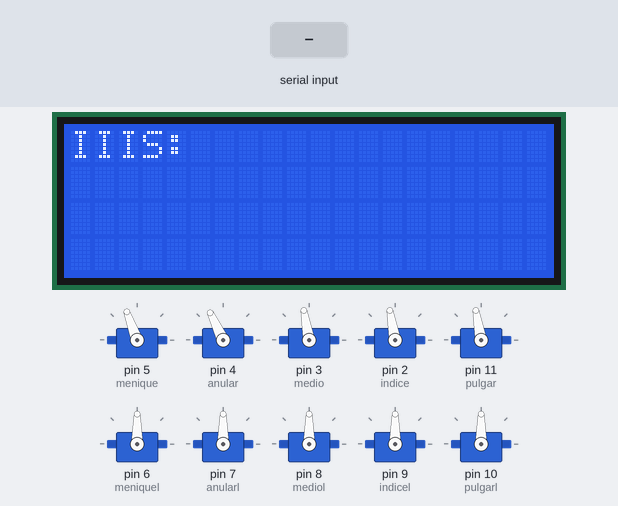
Recording of a sketch running on a simulated Arduino Uno, built with avr-gcc and run on an emulated ATmega328P. On the bench: 20×4 character LCD, 10 × servo. The test bench sets the inputs (shaded band).

Above: at 1.7 s.
1.8 s: "a\n" received over Serial
At 3.4 s:
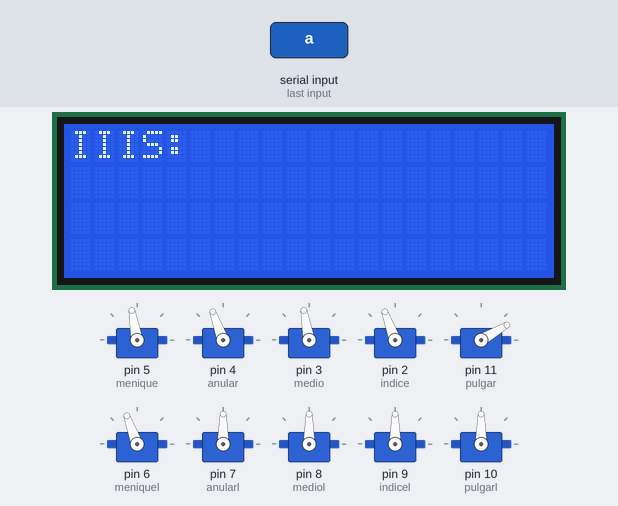
At 5.0 s:
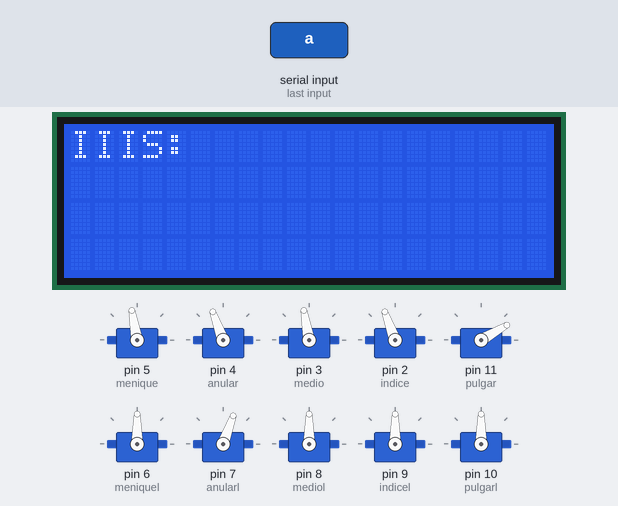
Timing chart, 0 to 21.1 s (numbered marks = the images above; inputs shaded):
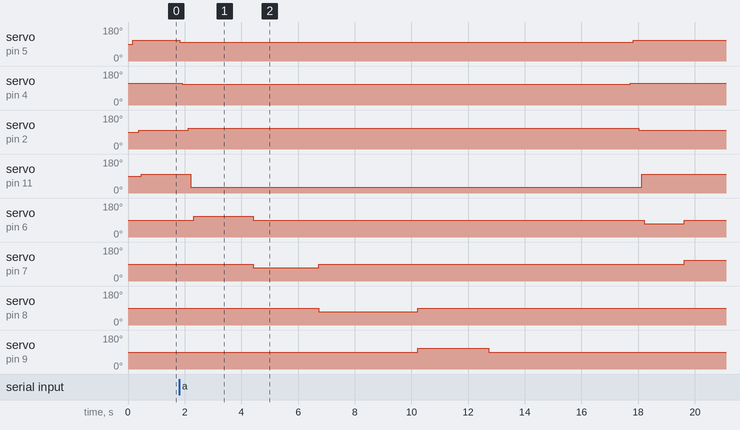

The sketch:

mano.ino
```cpp
#include <Wire.h>
#include <LiquidCrystal_I2C.h>
#include <Servo.h>


//SCL=A5   //SDA=A4
LiquidCrystal_I2C lcd(0x27, 20, 4);


//INICIALIZAR SERVOS//////////////////////////////////////////////////////////////////////////
Servo menique;//maximo = 130 - minimo= 90  -- medio = 115
Servo anular;//maximo = 120 - minimo= 90  -- medio = 110
Servo medio;//maximo = 120 - minimo= 80  -- medio = 100
Servo indice;//maximo = 120 - minimo= 80  -- medio = 100
Servo pulgar;//maximo = 130 - minimo= 50  -- medio = 100

Servo meniquel;//MAXIMO = ( Recoge: 70 delay: 2000)   MINIMO= (expande: 110  delay: 1700)
Servo anularl;//MAXIMO = ( Recoge: 70 delay: 2500)   MINIMO= (expande: 110  delay: 2400)
Servo mediol;//MAXIMO = ( Recoge: 70 delay: 2200)   MINIMO= (expande: 110  delay: 2100)
Servo indicel;//MAXIMO = ( Recoge: 70 delay: 2500)   MINIMO= (expande: 110  delay: 2400)
Servo pulgarl;//MAXIMO = ( Recoge: 70 delay: 3000)   MINIMO= (expande: 110  delay: 2000)
//INICIALIZAR SERVOS//////////////////////////////////////////////////////////////////////////


void setup()
{
  Serial.begin(9600);
  lcd.init();
  lcd.backlight();
  lcdd();
  attachServos();
}

///INICIAR LCD
void lcdd(){
  lcd.setCursor(0, 0);
  lcd.print("IIIS: ");
}


String print = "";
void loop()
{
  int cont=0;
  if (Serial.available())
  {
    char dato = Serial.read();
    if (dato != '\r' && dato != '\n') // Filtra los caracteres no deseados ('\r' y '\n')
    {
      print.concat(dato);
    }
    processCommand(dato);
    Serial.print("Dato recibido: ");
    Serial.println(dato);
  }else{
    print="";
    // lcd.clear();
    lcd.setCursor(0, 1);
    lcd.print(print);
    lcdd();
  }


  lcd.setCursor(0, 1);
  lcd.print(print);

  delay(200);
}

///// DAR POSICIONES PARA MOVER POR ABECEDARIO
void processCommand(char cmd) {
  switch (cmd) {
    //////
    case 'a':
    case 'A':
      moveServosTo(100, 110, 100, 110, 30, 2100, 2300, 3500, 2500, 0);
      break;
      //////
    case 'b':
    case 'B':
      moveServosTo(100, 110, 100, 110, 130, 0, 0, 0, 0, 1500);
      break;
    case 'c':
    case 'C':
      moveServosTo(100, 110, 100, 110, 130, 1000, 1000, 1000, 1000, 800);
      break;
      /////////
    case 'd':
    case 'D':
      moveServosTo(100, 110, 100, 110, 0, 2100, 2300, 3500, 0, 1000);
      break;
    case 'e':
    case 'E':
      moveServosTo(100, 110, 100, 100, 30, 1200, 1200, 1200, 1200, 0);
      break;
      ////////////
    case 'f':
    case 'F':
      moveServosTo(115, 110, 100, 100, 50, 0, 0, 0, 2500, 1000);
      break;
    case 'g':
    case 'G':
      moveServosTo(115, 110, 100, 100, 140, 2100, 2300, 3500, 0, 1500);
      break;
    case 'h':
    case 'H':
      moveServosTo(115, 110, 100, 100, 140, 2100, 2300, 0, 0, 1500);
      break;
      /////////////////
    case 'i':
    case 'I':
      moveServosTo(115, 110, 100, 100, 140, 0, 2300, 3500, 2500, 1500);
      break;
    case 'j':
    case 'J':
      moveServosTo(115, 110, 100, 100, 140, 0, 2300, 3500, 2500, 1500);
      break;
    case 'k':
    case 'K':
      moveServosTo(115, 110, 100, 100, 40, 2100, 2300, 0, 0, 1000);
      break;
    case 'l':
    case 'L':
      moveServosTo(115, 110, 100, 100, 100, 2100, 2300, 3500, 0, 1000);
      break;
    case 'm':
    case 'M':
      moveServosTo(115, 110, 100, 100, 100, 1800, 1800, 2500, 1800, 800);
      break;
    case 'n':
    case 'N':
      moveServosTo(115, 110, 100, 100, 100, 1800, 1800, 2500, 1800, 1500);
      break;
    case 'ñ':
    case 'Ñ':
      moveServosTo(115, 110, 100, 100, 100, 1800, 1800, 2500, 1800, 1500);
      break;
    case 'o':
    case 'O':
      moveServosTo(115, 110, 100, 100, 100, 1000, 1100, 2000, 1800, 800);
      break;
    case 'p':
    case 'P':
      moveServosTo(115, 110, 100, 100, 100, 1100, 1300, 2500, 0, 500);
      break;
    case 'q':
    case 'Q':
      moveServosTo(115, 110, 100, 100, 100, 1800, 2000, 3000, 0, 1000);
      break;
    case 'r':
    case 'R':
      moveServosTo(115, 110, 90, 110, 90, 2100, 2300, 0, 0, 0);
      break;
    case 's':
    case 'S':
      moveServosTo(115, 110, 100, 100, 100, 2100, 2300, 3500, 2500, 1500);
      break;
    case 't':
    case 'T':
      moveServosTo(115, 110, 100, 100, 100, 2100, 2300, 3500, 2500, 1000);
      break;
    case 'u':
    case 'U':
      moveServosTo(115, 110, 95, 100, 100, 2100, 2300, 0, 0, 1000);
      break;
    case 'v':
    case 'V':
      moveServosTo(115, 110, 110, 100, 100, 2100, 2300, 0, 0, 1500);
      break;
    case 'w':
    case 'W':
      moveServosTo(115, 120, 100, 100, 100, 2100, 0, 0, 0, 1500);
      break;
    case 'x':
    case 'X':
      moveServosTo(115, 110, 100, 100, 100, 2100, 2300, 3500, 1500, 1000);
      break;
    case 'y':
    case 'Y':
      moveServosTo(115, 110, 100, 100, 100, 0, 2300, 3500, 2500, 0);
      break;
    case 'z':
    case 'Z':
      moveServosTo(115, 110, 100, 100, 100, 2100, 2300, 3500, 0, 1500);
      break;
    default:
      Serial.println("Comando no reconocido");
  }
}


////MOVER SERVOS
void moveServosTo(int meni, int anul,int medi, int indi, int pulg, long men_a,long anu_a,long med_a,long ind_a,long pul_a) {
  ///////////////////////////////////////////////////////////////////////////////////////
  menique.write(meni);
  delay(100);
  anular.write(anul);
  delay(100);
  medio.write(medi);
  delay(100);
  indice.write(indi);
  delay(100);
  pulgar.write(pulg);
  delay(100);
  ///////////////////////////////////////////////////////////////////////////////////////
  meniquel.write(110);
  delay(men_a);
  meniquel.write(90);
  anularl.write(70);
  delay(anu_a);
  anularl.write(90);
  mediol.write(70);
  delay(med_a);
  mediol.write(90);
  indicel.write(110);
  delay(ind_a);
  indicel.write(90);
  pulgarl.write(70);
  delay(pul_a);
  pulgarl.write(90);


  delay(5000);
  resetServosT(men_a,anu_a,med_a,pul_a,ind_a);
}


///RESET SERVOS POSICION ANTERIOR
void resetServosT(int men_a, int anu_a, int med_a, int pul_a, int ind_a) {
  anular.write(115);
  delay(100);
  menique.write(110);
  delay(100);
  medio.write(100);
  delay(100);
  indice.write(100);
  delay(100);
  pulgar.write(100);
  delay(100);

  if(men_a!=0){
    meniquel.write(70);
    delay(men_a-700);
    meniquel.write(90);
  }
  if(anu_a!=0){
    anularl.write(110);
    delay(anu_a-500);
    anularl.write(90);
  }
  if(med_a!=0){
    mediol.write(110);
    delay(med_a-800);
    mediol.write(90);
  }
  if(ind_a!=0){
    indicel.write(70);
    delay(ind_a-800);
    indicel.write(90);
  }
  if(pul_a!=0){
    pulgarl.write(110);
    delay(pul_a-100);
    pulgarl.write(90);
  }
}

///INICIALIZAR SERVOS
void attachServos() {
  menique.attach(5);
  anular.attach(4);
  medio.attach(3);
  indice.attach(2);
  pulgar.attach(11);

  meniquel.attach(6);
  anularl.attach(7);
  mediol.attach(8);
  indicel.attach(9);
  pulgarl.attach(10);


  ///SERVO RESET
  anular.write(115);
  delay(100);
  menique.write(110);
  delay(100);
  medio.write(100);
  delay(100);
  indice.write(100);
  delay(100);
  pulgar.write(100);
  delay(100);
}
```

Measured:
- after the input at 1.8 s, servo on pin 5 (menique): 110° → 100° at once, → 110° 16.0 s later; servo on pin 4 (anular): 115° → 110° after 0.12 s, → 115° 15.8 s later
